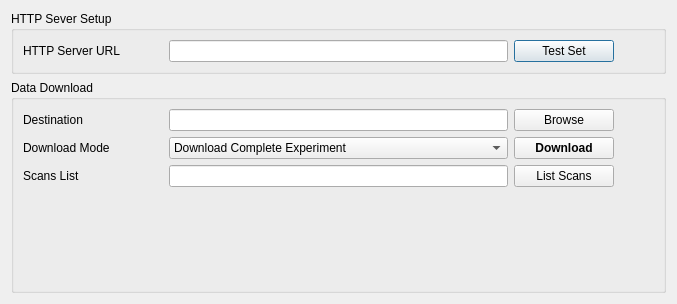
<?xml version="1.0" encoding="UTF-8"?>
<ui version="4.0">
 <class>Dialog</class>
 <widget class="QDialog" name="Dialog">
  <property name="geometry">
   <rect>
    <x>0</x>
    <y>0</y>
    <width>677</width>
    <height>304</height>
   </rect>
  </property>
  <property name="windowTitle">
   <string>Dialog</string>
  </property>
  <layout class="QGridLayout" name="gridLayout_2">
   <item row="0" column="0">
    <widget class="QGroupBox" name="groupBox">
     <property name="title">
      <string>HTTP Sever Setup</string>
     </property>
     <layout class="QGridLayout" name="gridLayout">
      <item row="0" column="0">
       <widget class="QLabel" name="label_url">
        <property name="sizePolicy">
         <sizepolicy hsizetype="Fixed" vsizetype="Preferred">
          <horstretch>0</horstretch>
          <verstretch>0</verstretch>
         </sizepolicy>
        </property>
        <property name="minimumSize">
         <size>
          <width>140</width>
          <height>0</height>
         </size>
        </property>
        <property name="toolTip">
         <string>&lt;html&gt;&lt;head/&gt;&lt;body&gt;&lt;p&gt;URL of the http server to download HB3A data&lt;/p&gt;&lt;/body&gt;&lt;/html&gt;</string>
        </property>
        <property name="text">
         <string>HTTP Server URL</string>
        </property>
       </widget>
      </item>
      <item row="0" column="2">
       <widget class="QPushButton" name="pushButton_testURLs">
        <property name="sizePolicy">
         <sizepolicy hsizetype="Preferred" vsizetype="Fixed">
          <horstretch>0</horstretch>
          <verstretch>0</verstretch>
         </sizepolicy>
        </property>
        <property name="minimumSize">
         <size>
          <width>100</width>
          <height>0</height>
         </size>
        </property>
        <property name="maximumSize">
         <size>
          <width>200</width>
          <height>16777215</height>
         </size>
        </property>
        <property name="text">
         <string>Test Set</string>
        </property>
       </widget>
      </item>
      <item row="0" column="1">
       <widget class="QLineEdit" name="lineEdit_url">
        <property name="sizePolicy">
         <sizepolicy hsizetype="Expanding" vsizetype="Fixed">
          <horstretch>0</horstretch>
          <verstretch>0</verstretch>
         </sizepolicy>
        </property>
       </widget>
      </item>
      <item row="0" column="3">
       <spacer name="horizontalSpacer">
        <property name="orientation">
         <enum>Qt::Horizontal</enum>
        </property>
        <property name="sizeType">
         <enum>QSizePolicy::Preferred</enum>
        </property>
        <property name="sizeHint" stdset="0">
         <size>
          <width>40</width>
          <height>20</height>
         </size>
        </property>
       </spacer>
      </item>
     </layout>
    </widget>
   </item>
   <item row="1" column="0">
    <widget class="QGroupBox" name="groupBox_2">
     <property name="title">
      <string>Data Download</string>
     </property>
     <layout class="QGridLayout" name="gridLayout_12">
      <item row="0" column="1">
       <widget class="QLineEdit" name="lineEdit_localSrcDir">
        <property name="toolTip">
         <string>&lt;html&gt;&lt;head/&gt;&lt;body&gt;&lt;p&gt;Cache on local disk.  The dowloaded data will be saved to here. &lt;/p&gt;&lt;/body&gt;&lt;/html&gt;</string>
        </property>
       </widget>
      </item>
      <item row="1" column="1">
       <widget class="QComboBox" name="comboBox_mode">
        <property name="sizePolicy">
         <sizepolicy hsizetype="Expanding" vsizetype="Fixed">
          <horstretch>0</horstretch>
          <verstretch>0</verstretch>
         </sizepolicy>
        </property>
        <property name="toolTip">
         <string>&lt;html&gt;&lt;head/&gt;&lt;body&gt;&lt;p&gt;Mode &amp;quot;download&amp;quot;: download data to local disk;&lt;/p&gt;&lt;p&gt;Mode &amp;quot;http server only&amp;quot;: download data to cache, process and delete cached data upon returning&lt;/p&gt;&lt;/body&gt;&lt;/html&gt;</string>
        </property>
        <item>
         <property name="text">
          <string>Download Complete Experiment</string>
         </property>
        </item>
        <item>
         <property name="text">
          <string>Download Selected Scans</string>
         </property>
        </item>
       </widget>
      </item>
      <item row="2" column="1">
       <widget class="QLineEdit" name="lineEdit_downloadScans"/>
      </item>
      <item row="0" column="2">
       <widget class="QPushButton" name="pushButton_browseLocalCache">
        <property name="sizePolicy">
         <sizepolicy hsizetype="Fixed" vsizetype="Fixed">
          <horstretch>0</horstretch>
          <verstretch>0</verstretch>
         </sizepolicy>
        </property>
        <property name="minimumSize">
         <size>
          <width>100</width>
          <height>0</height>
         </size>
        </property>
        <property name="maximumSize">
         <size>
          <width>100</width>
          <height>16777215</height>
         </size>
        </property>
        <property name="text">
         <string>Browse</string>
        </property>
       </widget>
      </item>
      <item row="1" column="0">
       <widget class="QLabel" name="label_datamode">
        <property name="sizePolicy">
         <sizepolicy hsizetype="Fixed" vsizetype="Preferred">
          <horstretch>0</horstretch>
          <verstretch>0</verstretch>
         </sizepolicy>
        </property>
        <property name="minimumSize">
         <size>
          <width>80</width>
          <height>0</height>
         </size>
        </property>
        <property name="text">
         <string>Download Mode</string>
        </property>
       </widget>
      </item>
      <item row="1" column="2">
       <widget class="QPushButton" name="pushButton_downloadExpData">
        <property name="font">
         <font>
          <weight>75</weight>
          <bold>true</bold>
         </font>
        </property>
        <property name="toolTip">
         <string>&lt;html&gt;&lt;head/&gt;&lt;body&gt;&lt;p&gt;&lt;span style=&quot; font-weight:400;&quot;&gt;Download scans specified by 'Scans List'; &lt;/span&gt;&lt;/p&gt;&lt;p&gt;&lt;span style=&quot; font-weight:400;&quot;&gt;If 'Scans List' is empty, then the complete experiment data will be downloaded&lt;/span&gt;&lt;/p&gt;&lt;/body&gt;&lt;/html&gt;</string>
        </property>
        <property name="text">
         <string>Download</string>
        </property>
       </widget>
      </item>
      <item row="0" column="6">
       <spacer name="horizontalSpacer_2">
        <property name="orientation">
         <enum>Qt::Horizontal</enum>
        </property>
        <property name="sizeType">
         <enum>QSizePolicy::Minimum</enum>
        </property>
        <property name="sizeHint" stdset="0">
         <size>
          <width>40</width>
          <height>20</height>
         </size>
        </property>
       </spacer>
      </item>
      <item row="0" column="0">
       <widget class="QLabel" name="label_4">
        <property name="sizePolicy">
         <sizepolicy hsizetype="Fixed" vsizetype="Preferred">
          <horstretch>0</horstretch>
          <verstretch>0</verstretch>
         </sizepolicy>
        </property>
        <property name="minimumSize">
         <size>
          <width>140</width>
          <height>0</height>
         </size>
        </property>
        <property name="maximumSize">
         <size>
          <width>140</width>
          <height>16777215</height>
         </size>
        </property>
        <property name="text">
         <string>Destination</string>
        </property>
       </widget>
      </item>
      <item row="2" column="2">
       <widget class="QPushButton" name="pushButton_ListScans">
        <property name="text">
         <string>List Scans</string>
        </property>
       </widget>
      </item>
      <item row="2" column="0">
       <widget class="QLabel" name="label">
        <property name="sizePolicy">
         <sizepolicy hsizetype="Fixed" vsizetype="Preferred">
          <horstretch>0</horstretch>
          <verstretch>0</verstretch>
         </sizepolicy>
        </property>
        <property name="minimumSize">
         <size>
          <width>80</width>
          <height>0</height>
         </size>
        </property>
        <property name="text">
         <string>Scans List</string>
        </property>
       </widget>
      </item>
      <item row="3" column="1">
       <spacer name="verticalSpacer">
        <property name="orientation">
         <enum>Qt::Vertical</enum>
        </property>
        <property name="sizeHint" stdset="0">
         <size>
          <width>20</width>
          <height>40</height>
         </size>
        </property>
       </spacer>
      </item>
     </layout>
    </widget>
   </item>
  </layout>
 </widget>
 <resources/>
 <connections/>
</ui>
